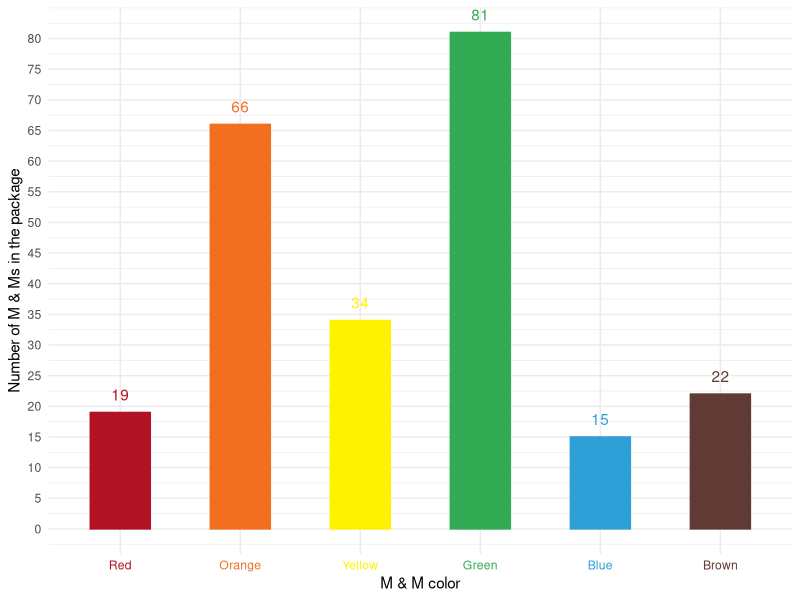
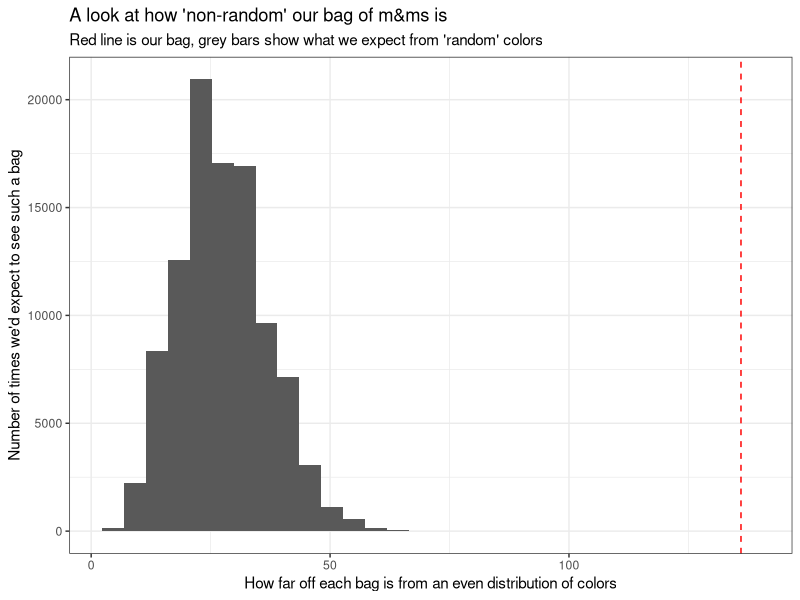
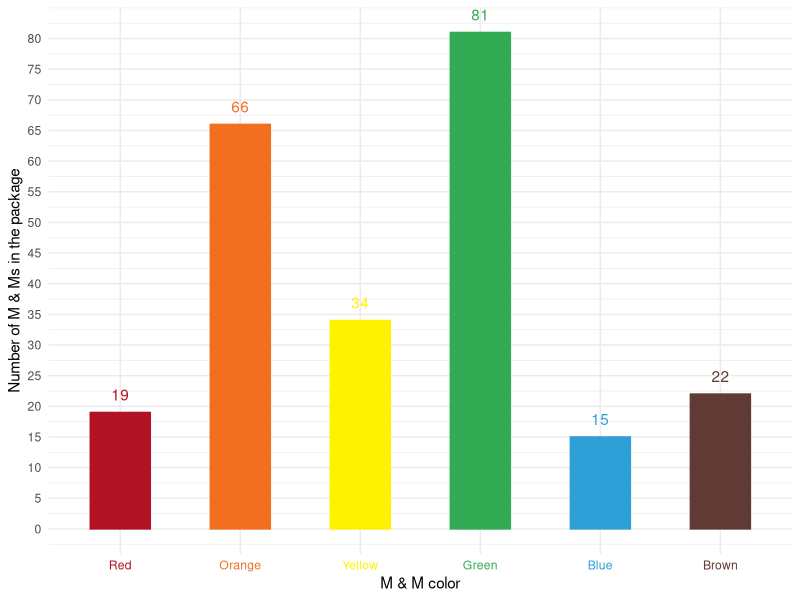

These charts were generated, in order, by the following R code:
## ---- chunk 1
library(tidyverse)

theme_set(theme_bw())

set.seed(42)
## ---- chunk 2

plot_data <- tribble(
  ~color, ~count, ~hex_code,
  "Red", 19, "#b11224",
  "Orange", 66,"#f26f22",
  "Yellow", 34, "#fff200",
  "Green", 81, "#31ac55",
  "Blue", 15, "#2f9fd7",
  "Brown", 22, "#603a34"
)

plot_data <- plot_data %>%
  mutate(color = factor(color, levels = color))

ggplot(plot_data, aes(x = color, y = count, color = color, fill = color)) +
  geom_bar(stat = "identity", width = 0.5) +
  geom_text(aes(label = count), vjust = -1) +
  scale_color_manual(values = plot_data$hex_code) +
  scale_fill_manual(values = plot_data$hex_code) +
  scale_y_continuous(breaks = seq(0, 80, 5)) +
  labs(x = "M & M color",
       y = "Number of M & Ms in the package") +
  theme_minimal() +
  theme(legend.position = "none",
        axis.text.x = element_text(color = plot_data$hex_code))
ggsave(file = 'm_and_m_colors.pdf', width = 6.5, height = 5.5)

## ---- chunk 3

# first let's define a function that creates a "random bag"
# to do this we just sample a random color one at a time
# until we fill up the bag, and then count up how many of
# each color we have
simulate_random_color_selection <- function(colors = plot_data$color,
                                            n = sum(plot_data$count)) {
    counts <- table(sample(colors, size = n, replace = T))
    counts
}

# then let's create a "weirdness score", or test statistic
# that measures how far off any bag is from a perfectly
# even distribution of colors
compute_test_statistic <- function(counts) {
  total_deviation_from_mean <- sum(abs(counts - mean(counts)))
  total_deviation_from_mean
}

# now let's define a function to do this whole process once
colors <- plot_data$color
N <- sum(plot_data$count)
sample_from_null_once <- function() {
  counts <- simulate_random_color_selection(colors, N)
  total_deviation_from_mean <- compute_test_statistic(counts)
}

# and then run the whole process many many times
# simulating a factory making lots of random bags
# and measuring how uneven each one is
null_distribution <- replicate(1e5, sample_from_null_once())

# and let's measure how uneven our actual bag is
actual_test_statistic <- compute_test_statistic(plot_data$count)

# we can plot and compare them to see that our bag is surprisingly uneven!
ggplot(data.frame(null_distribution), aes(x = null_distribution)) +
  geom_histogram() +
  geom_vline(xintercept = actual_test_statistic, linetype = "dashed", color = "red") +
  labs(x = "How far off each bag is from an even distribution of colors",
       y = "Number of times we'd expect to see such a bag",
       title = "A look at how 'non-random' our bag of m&ms is",
       subtitle = "Red line is our bag, grey bars show what we expect from 'random' colors")

